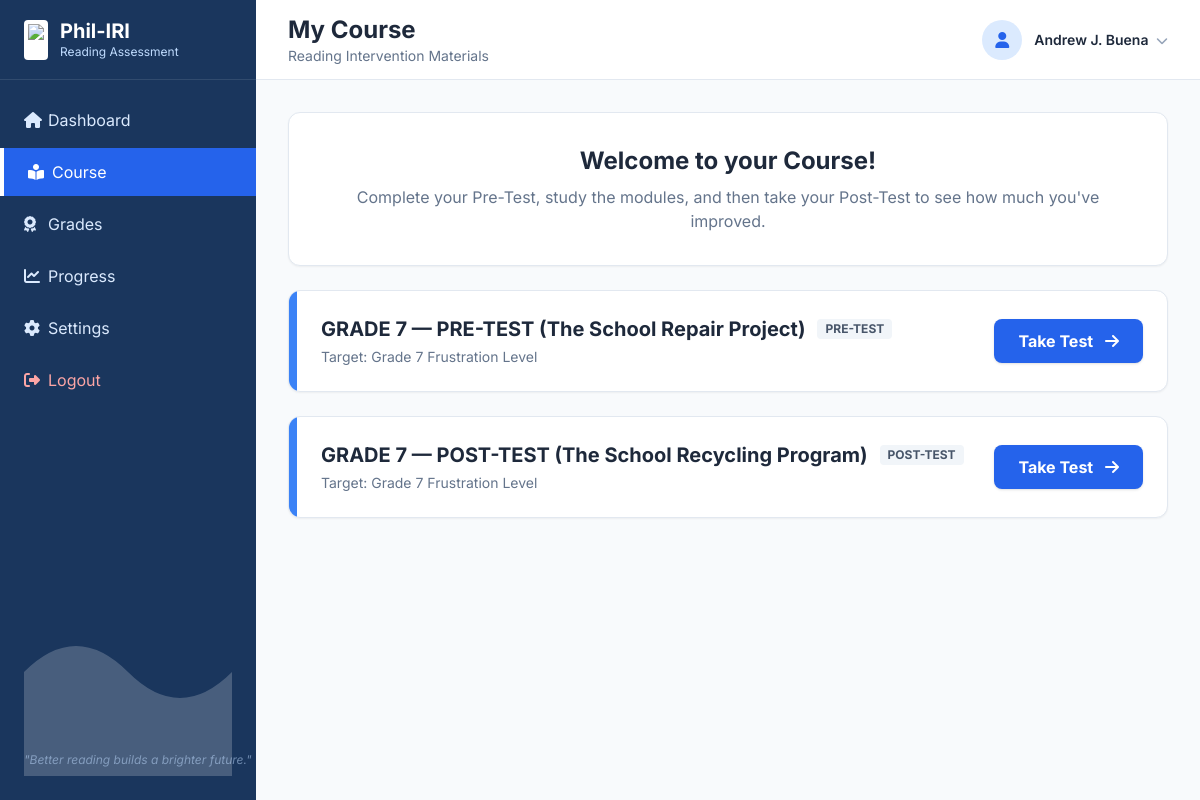
The app's page /student_course.php (signed in) with its own data.
### tables this page shows
CREATE TABLE `users` (
  `id` int NOT NULL AUTO_INCREMENT,
  `fname` varchar(50) DEFAULT NULL,
  `mname` varchar(50) DEFAULT NULL,
  `lname` varchar(50) DEFAULT NULL,
  `age` int DEFAULT NULL,
  `grade` varchar(20) DEFAULT NULL,
  `section` varchar(50) DEFAULT NULL,
  `grade_level` varchar(20) DEFAULT NULL,
  `email` varchar(100) DEFAULT NULL,
  `username` varchar(50) DEFAULT NULL,
  `password` varchar(255) DEFAULT NULL,
  `role` enum('teacher','student') DEFAULT 'student',
  `created_at` timestamp NULL DEFAULT CURRENT_TIMESTAMP,
  `lrn` varchar(20) DEFAULT 'Not Assigned',
  `current_level` varchar(20) DEFAULT 'Pending',
  `test_status` varchar(20) DEFAULT 'Pending',
  PRIMARY KEY (`id`),
  UNIQUE KEY `email` (`email`),
  UNIQUE KEY `username` (`username`)
);

CREATE TABLE `course_assessments` (
  `id` int NOT NULL AUTO_INCREMENT,
  `title` varchar(255) NOT NULL,
  `test_type` enum('Pre-Test','Post-Test') NOT NULL DEFAULT 'Pre-Test',
  `target_profile` enum('Instructional','Frustration') NOT NULL DEFAULT 'Instructional',
  `target_grade` int DEFAULT '7',
  `passage_text` text,
  `questions_json` text,
  `status` enum('Draft','Published') NOT NULL DEFAULT 'Draft',
  `available_from` datetime DEFAULT NULL,
  `created_at` timestamp NULL DEFAULT CURRENT_TIMESTAMP,
  `updated_at` timestamp NULL DEFAULT CURRENT_TIMESTAMP ON UPDATE CURRENT_TIMESTAMP,
  PRIMARY KEY (`id`)
);

### student_course.php (the view, shortened to what this page needs)
<?php
require_once 'config.php';
$user_id = $_SESSION['user_id'];
$stmt = $pdo->prepare("SELECT * FROM users WHERE id = ?");
$stmt->execute([$user_id]);
$user = $stmt->fetch();
$stmt = $pdo->prepare("SELECT * FROM reading_profiles WHERE user_id = ?");
$stmt->execute([$user_id]);
$profile = $stmt->fetch();
$enrolled_grade = (int) preg_replace("/[^0-9]/", "", $user['grade_level']);
$overall_profile = 'Instructional';
if ($profile && $profile['instructional_grade'] !== null) {
    if ($profile['instructional_grade'] < $enrolled_grade) {
        $overall_profile = 'Frustration';
    } else {
        $overall_profile = 'Instructional';
    }
}
$stmt = $pdo->query("SELECT * FROM course_assessments WHERE status = 'Published' ORDER BY created_at ASC");
$all_courses = $stmt->fetchAll(PDO::FETCH_ASSOC);
$courses = [];
foreach ($all_courses as $c) {
    $c_grade = $c['target_grade'] ?? null;
    $c_profile = $c['target_profile'] ?? null;
    if ($c_grade == $enrolled_grade && $c_profile === $overall_profile) {
        $courses[] = $c;
    }
}
$attempts = [];
$mname = $user['mname'] ?? '';
$mi = !empty($mname) ? strtoupper(substr($mname, 0, 1)) . '.' : '';
$fullName = htmlspecialchars($user['fname'] . ' ' . $mi . ' ' . $user['lname']);
?>
<!DOCTYPE html>
<html lang="en">
<head>
    <script src="https://cdn.tailwindcss.com"></script>
    <link rel="stylesheet" href="https://cdnjs.cloudflare.com/ajax/libs/font-awesome/6.4.0/css/all.min.css">
</head>
<body class="flex h-screen overflow-hidden text-slate-800">
    <?php include 'student_sidebar.php'; ?>
    <div class="flex-1 flex flex-col h-screen overflow-hidden">
        <header class="h-20 bg-white border-b border-slate-200 flex items-center justify-between px-4 md:px-8 shrink-0">
            <div class="flex items-center">
                <div>
                <h2 class="font-bold text-2xl text-slate-800">My Course</h2>
                <p class="text-sm text-slate-500">Reading Intervention Materials</p>
            </div>
            </div>
            <div class="flex items-center space-x-3">
                <?php
                $avatarPath = 'uploads/profiles/user_' . $_SESSION['user_id'] . '.jpg';
                if (file_exists($avatarPath)):
                ?>
                    <img src="<?php echo $avatarPath; ?>?t=<?php echo time(); ?>" class="w-10 h-10 rounded-full object-cover border border-slate-200">
                <?php else: ?>
                    <div class="w-10 h-10 rounded-full bg-blue-100 flex items-center justify-center text-blue-600 keep-colors font-bold">
                        <i class="fas fa-user"></i>
                    </div>
                <?php endif; ?>
                <span class="font-semibold text-sm"><?php echo $fullName; ?> <i class="fas fa-chevron-down text-xs ml-1 text-slate-400"></i></span>
            </div>
        </header>
        <main class="flex-1 overflow-y-auto p-4 md:p-8 bg-slate-50">
            <div class="max-w-4xl mx-auto space-y-6">
                <div class="bg-white rounded-xl shadow-sm border border-slate-200 p-4 md:p-8 text-center">
                    <h2 class="text-2xl font-bold text-slate-800 mb-2">Welcome to your Course!</h2>
                    <p class="text-slate-500">Complete your Pre-Test, study the modules, and then take your Post-Test to see how much you've improved.</p>
                </div>
                <?php foreach($courses as $course):
                    $cid = $course['id'];
                    $is_taken = isset($attempts[$cid]);
                    $att = $is_taken ? $attempts[$cid] : null;
                ?>
                <div class="bg-white rounded-xl shadow-sm border border-slate-200 overflow-hidden flex flex-col md:flex-row">
                    <div class="w-2 bg-blue-500 shrink-0"></div>
                    <div class="p-6 flex-1 flex flex-col md:flex-row items-start md:items-center justify-between">
                        <div>
                            <div class="flex items-center gap-3 mb-1">
                                <h3 class="text-xl font-bold text-slate-800"><?php echo htmlspecialchars($course['title']); ?></h3>
                                <span class="bg-slate-100 text-slate-600 px-2 py-0.5 rounded text-xs font-bold uppercase"><?php echo $course['test_type']; ?></span>
                            </div>
                            <p class="text-slate-500 text-sm">Target: Grade <?php echo $course['target_grade']; ?> <?php echo $course['target_profile']; ?> Level</p>
                        </div>
                        <div class="mt-4 md:mt-0 flex flex-col items-end">
                            <?php if ($is_taken): ?>
                                <div class="text-right">
                                    <div class="text-emerald-600 font-bold mb-1"><i class="fas fa-check-circle mr-1"></i> Completed</div>
                                    <div class="text-sm text-slate-500 bg-slate-50 px-3 py-2 rounded border">
                                        <span class="font-bold">Acc:</span> <?php echo number_format($att['accuracy_score'], 1); ?>% |
                                        <span class="font-bold">Comp:</span> <?php echo number_format($att['comprehension_score'], 1); ?>%
                                        <br>
                                        <span class="font-bold text-blue-600"><?php echo $att['oral_reading_profile']; ?></span>
                                    </div>
                                </div>
                            <?php else: ?>
                                <a href="take_course_test.php?id=<?php echo $cid; ?>" hx-boost="false" class="bg-blue-600 hover:bg-blue-700 text-white font-bold py-2.5 px-6 rounded-lg transition shadow">
                                    Take Test <i class="fas fa-arrow-right ml-2"></i>
                                </a>
                            <?php endif; ?>
                        </div>
                    </div>
                </div>
                <?php endforeach; ?>
            </div>
        </main>
    </div>
</body>
</html>

### records on screen
users: fullName "Andrew J. Buena"
course_assessments: title "GRADE 7 — PRE-TEST (The School Repair Project)", test_type "PRE-TEST", target_grade "7", target_profile "Frustration"
course_assessments: title "GRADE 7 — POST-TEST (The School Recycling Program)", test_type "POST-TEST", target_grade "7", target_profile "Frustration"
